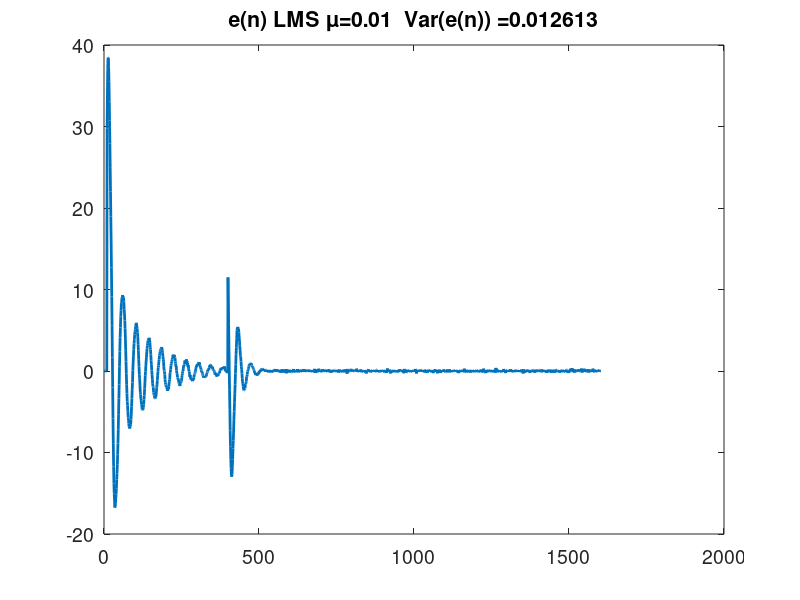
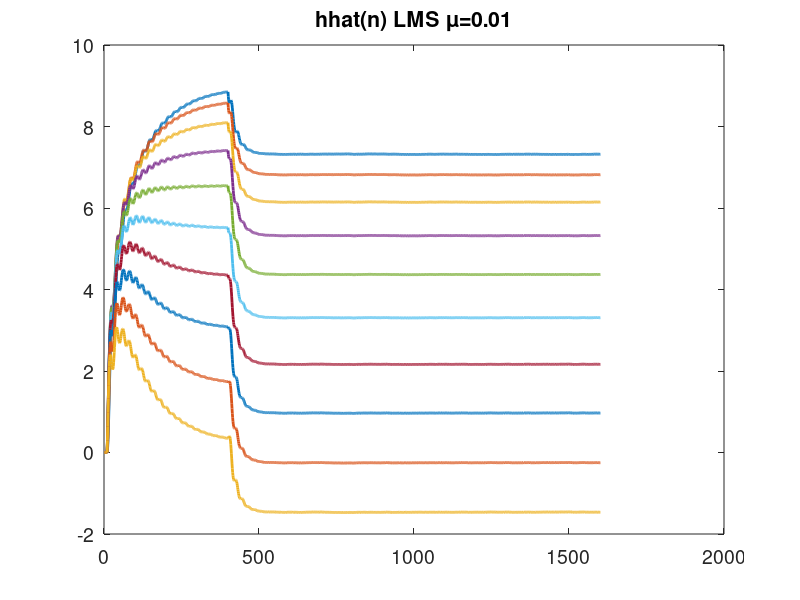

The MATLAB script that drew these images, in order:
%% 
% Demo of LMS filtering
%% 
N = 1600;
% Start with a FIR filter
h0 = (10:-1:1)';
%h1 = h0;
h1 = h0-2; % System to change to at time = 400
Nh = length(h0);

% Use white noise as input signal
y = randn(N,1);

x0 = zeros(N,1);
% create output signal
for k=Nh:N
  if k<400
    x0(k) = h0'*y(k-Nh+1:k);
  else % system change after k=400
    x0(k) = h1'*y(k-Nh+1:k);
  end
end

% Add measurement noise
x = x0 + 0.1 * randn(N,1);
% This is the desired signal

% Create space to save filter coefficients
hhat = zeros(Nh,N); % clear estimated filter 
e = zeros(N,1);

% step size
mu = 2e-2;
for k=Nh:(N)
  e(k) = x(k) - hhat(:,k)'*y((k-Nh+1):k);
  hhat(:,k+1) = hhat(:,k) + 2*mu*y((k-Nh+1):k)*e(k);
end
figure(1)

% Estimate residual variance
% calculated based on last 100 samples
sigma_e2 = sum(e((end-99):end).^2)/100

% Plot filter error over time
pp=plot(e);
set(pp,'LineWidth',2)
p = gca;
set(p,'FontSize',14)
title(['e(n) LMS \mu=',num2str(mu),'  Var(e(n)) =', num2str(sigma_e2)]);

%  Plot estimated filter coefficients over time
figure(2)
pp=plot(hhat')
set(pp,'LineWidth',2)
p = gca;
set(p,'FontSize',14)
title(['hhat(n) LMS \mu=',num2str(mu)]);

%% Things to test and think about
% 1) what  is the expected residualt variance (i.e. variance of e)
% when the filter has converged?
%
% 2) Try shorter and longer step lenghts. How is the convergence speed
% affected?
% 3) Is the resiudual variance affected by different values of the step
% length?

% Now try the same setup but with a different input.


%%
y = sin(0.05*pi*(1:N)') + 0*randn(N,1); 
% You can test with different levels of the randn component, i.e. 0, 0.1, 1 

x0 = zeros(N,1);
% create output signal
for k=Nh:N
  if k<400
    x0(k) = h0'*y(k-Nh+1:k);
  else % system change after k=400
    x0(k) = h1'*y(k-Nh+1:k);
  end
end

% Add measurement noise
% This is the desired signal 
x = x0 + 0.1 * randn(N,1);

% Create space to save filter coefficients
hhat = zeros(Nh,N); % clear variable
e = zeros(N,1);

% step size
mu = 1e-2;
for k=Nh:N
  e(k) = x(k) - hhat(:,k)'*y((k-Nh+1):k);
  hhat(:,k+1) = hhat(:,k) + mu*y((k-Nh+1):k)*e(k);
end
figure(1)

% Estimate residual variance
% calculated based on last 100 samples
sigma_e2 = sum(e((end-99):end).^2)/100

% Plot filter error over time
pp=plot(e);
set(pp,'LineWidth',2)
p = gca;
set(p,'FontSize',14)
title(['e(n) LMS \mu=',num2str(mu),'  Var(e(n)) =', num2str(sigma_e2)]);

%  Plot estimated filter coefficients over time
figure(2)
pp=plot(hhat')
set(pp,'LineWidth',2)
p = gca;
set(p,'FontSize',14)
title(['hhat(n) LMS \mu=',num2str(mu)]);

% Did the error e converge towards zero?

% Did the filter coefficients converge to their true values?
% Why not?